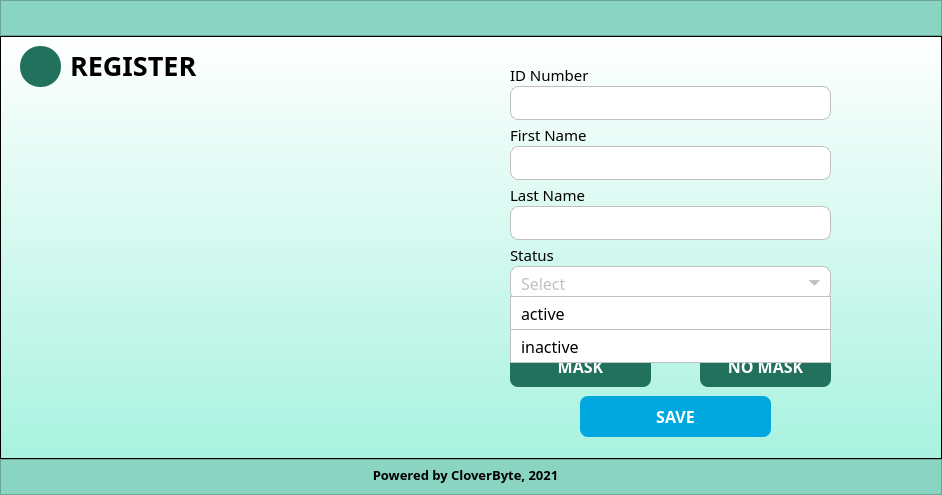
<?xml version="1.0" encoding="UTF-8"?>
<ui version="4.0">
 <class>MainWindow</class>
 <widget class="QMainWindow" name="MainWindow">
  <property name="geometry">
   <rect>
    <x>0</x>
    <y>0</y>
    <width>942</width>
    <height>495</height>
   </rect>
  </property>
  <property name="minimumSize">
   <size>
    <width>942</width>
    <height>495</height>
   </size>
  </property>
  <property name="maximumSize">
   <size>
    <width>942</width>
    <height>495</height>
   </size>
  </property>
  <property name="windowTitle">
   <string>MainWindow</string>
  </property>
  <widget class="QWidget" name="centralwidget">
   <layout class="QVBoxLayout" name="verticalLayout">
    <property name="spacing">
     <number>0</number>
    </property>
    <property name="leftMargin">
     <number>0</number>
    </property>
    <property name="topMargin">
     <number>0</number>
    </property>
    <property name="rightMargin">
     <number>0</number>
    </property>
    <property name="bottomMargin">
     <number>0</number>
    </property>
    <item>
     <widget class="QFrame" name="header">
      <property name="minimumSize">
       <size>
        <width>0</width>
        <height>36</height>
       </size>
      </property>
      <property name="maximumSize">
       <size>
        <width>16777215</width>
        <height>36</height>
       </size>
      </property>
      <property name="styleSheet">
       <string notr="true">background-color: rgb(137, 213, 194)</string>
      </property>
      <property name="frameShape">
       <enum>QFrame::StyledPanel</enum>
      </property>
      <property name="frameShadow">
       <enum>QFrame::Raised</enum>
      </property>
      <widget class="QLabel" name="label_3">
       <property name="geometry">
        <rect>
         <x>10</x>
         <y>5</y>
         <width>81</width>
         <height>31</height>
        </rect>
       </property>
       <property name="styleSheet">
        <string notr="true">background: transparent</string>
       </property>
       <property name="text">
        <string/>
       </property>
       <property name="pixmap">
        <pixmap resource="resources.qrc">:/newPrefix/logo.png</pixmap>
       </property>
       <property name="scaledContents">
        <bool>true</bool>
       </property>
      </widget>
     </widget>
    </item>
    <item>
     <widget class="QFrame" name="frame">
      <property name="styleSheet">
       <string notr="true">QFrame{
background-color: qlineargradient(spread:pad, x1:0.5, y1:1, x2:0.5, y2:0, stop:0 rgba(168, 242, 223, 255), stop:1 rgba(255, 255, 255, 255))
}</string>
      </property>
      <property name="frameShape">
       <enum>QFrame::StyledPanel</enum>
      </property>
      <property name="frameShadow">
       <enum>QFrame::Raised</enum>
      </property>
      <widget class="QPushButton" name="btnSave">
       <property name="geometry">
        <rect>
         <x>580</x>
         <y>360</y>
         <width>191</width>
         <height>41</height>
        </rect>
       </property>
       <property name="minimumSize">
        <size>
         <width>191</width>
         <height>41</height>
        </size>
       </property>
       <property name="font">
        <font>
         <family>Work Sans</family>
         <pointsize>12</pointsize>
         <weight>75</weight>
         <bold>true</bold>
        </font>
       </property>
       <property name="styleSheet">
        <string notr="true">QPushButton{
	background-color: rgb(0,168,223);
	border: none;
	color: rgb(255, 255, 255);
	border-radius: 8px;
}
QPushButton:hover{
	background-color: rgb(31, 211, 166);
}
QPushButton:pressed{
	background-color: rgb(22, 154, 121)
}</string>
       </property>
       <property name="text">
        <string>SAVE</string>
       </property>
       <property name="flat">
        <bool>false</bool>
       </property>
      </widget>
      <widget class="QLabel" name="label_5">
       <property name="geometry">
        <rect>
         <x>510</x>
         <y>210</y>
         <width>389</width>
         <height>17</height>
        </rect>
       </property>
       <property name="font">
        <font>
         <family>Work Sans Medium</family>
         <pointsize>11</pointsize>
         <weight>50</weight>
         <bold>false</bold>
        </font>
       </property>
       <property name="autoFillBackground">
        <bool>false</bool>
       </property>
       <property name="styleSheet">
        <string notr="true">background-color: transparent;</string>
       </property>
       <property name="text">
        <string>Status</string>
       </property>
      </widget>
      <widget class="QLabel" name="label_4">
       <property name="geometry">
        <rect>
         <x>510</x>
         <y>150</y>
         <width>389</width>
         <height>17</height>
        </rect>
       </property>
       <property name="font">
        <font>
         <family>Work Sans Medium</family>
         <pointsize>11</pointsize>
         <weight>50</weight>
         <bold>false</bold>
        </font>
       </property>
       <property name="autoFillBackground">
        <bool>false</bool>
       </property>
       <property name="styleSheet">
        <string notr="true">background-color: transparent;</string>
       </property>
       <property name="text">
        <string>Last Name</string>
       </property>
      </widget>
      <widget class="QPushButton" name="btnMask">
       <property name="geometry">
        <rect>
         <x>700</x>
         <y>310</y>
         <width>131</width>
         <height>41</height>
        </rect>
       </property>
       <property name="minimumSize">
        <size>
         <width>0</width>
         <height>0</height>
        </size>
       </property>
       <property name="font">
        <font>
         <family>Work Sans</family>
         <pointsize>12</pointsize>
         <weight>75</weight>
         <bold>true</bold>
        </font>
       </property>
       <property name="styleSheet">
        <string notr="true">QPushButton{
	background-color: rgb(33, 113, 93);
	border: none;
	color: rgb(255, 255, 255);
	border-radius: 8px;
}
QPushButton:hover{
	background-color: rgb(31, 211, 166);
}
QPushButton:pressed{
	background-color: rgb(22, 154, 121)
}</string>
       </property>
       <property name="text">
        <string>NO MASK</string>
       </property>
       <property name="flat">
        <bool>false</bool>
       </property>
      </widget>
      <widget class="QLabel" name="label">
       <property name="geometry">
        <rect>
         <x>510</x>
         <y>30</y>
         <width>389</width>
         <height>17</height>
        </rect>
       </property>
       <property name="font">
        <font>
         <family>Work Sans Medium</family>
         <pointsize>11</pointsize>
         <weight>50</weight>
         <bold>false</bold>
        </font>
       </property>
       <property name="autoFillBackground">
        <bool>false</bool>
       </property>
       <property name="styleSheet">
        <string notr="true">background-color: transparent;</string>
       </property>
       <property name="text">
        <string>ID Number</string>
       </property>
      </widget>
      <widget class="QLabel" name="label_6">
       <property name="geometry">
        <rect>
         <x>510</x>
         <y>280</y>
         <width>191</width>
         <height>17</height>
        </rect>
       </property>
       <property name="font">
        <font>
         <family>Work Sans Medium</family>
         <pointsize>11</pointsize>
         <weight>50</weight>
         <bold>false</bold>
        </font>
       </property>
       <property name="autoFillBackground">
        <bool>false</bool>
       </property>
       <property name="styleSheet">
        <string notr="true">background-color: transparent;
</string>
       </property>
       <property name="text">
        <string>Select face classification</string>
       </property>
      </widget>
      <widget class="QLabel" name="label_2">
       <property name="geometry">
        <rect>
         <x>510</x>
         <y>90</y>
         <width>389</width>
         <height>17</height>
        </rect>
       </property>
       <property name="font">
        <font>
         <family>Work Sans Medium</family>
         <pointsize>11</pointsize>
         <weight>50</weight>
         <bold>false</bold>
        </font>
       </property>
       <property name="autoFillBackground">
        <bool>false</bool>
       </property>
       <property name="styleSheet">
        <string notr="true">background-color: transparent;</string>
       </property>
       <property name="text">
        <string>First Name</string>
       </property>
      </widget>
      <widget class="QPushButton" name="btnMask">
       <property name="geometry">
        <rect>
         <x>510</x>
         <y>310</y>
         <width>141</width>
         <height>41</height>
        </rect>
       </property>
       <property name="minimumSize">
        <size>
         <width>0</width>
         <height>0</height>
        </size>
       </property>
       <property name="font">
        <font>
         <family>Work Sans</family>
         <pointsize>12</pointsize>
         <weight>75</weight>
         <bold>true</bold>
        </font>
       </property>
       <property name="autoFillBackground">
        <bool>false</bool>
       </property>
       <property name="styleSheet">
        <string notr="true">QPushButton{
	background-color: rgb(33, 113, 93);
	border: none;
	color: rgb(255, 255, 255);
	border-radius: 8px;
}
QPushButton:hover{
	background-color: rgb(31, 211, 166);
}
QPushButton:pressed{
	background-color: rgb(22, 154, 121)
}</string>
       </property>
       <property name="text">
        <string>MASK</string>
       </property>
       <property name="flat">
        <bool>false</bool>
       </property>
      </widget>
      <widget class="QPushButton" name="btnBack">
       <property name="geometry">
        <rect>
         <x>20</x>
         <y>10</y>
         <width>41</width>
         <height>41</height>
        </rect>
       </property>
       <property name="minimumSize">
        <size>
         <width>0</width>
         <height>0</height>
        </size>
       </property>
       <property name="font">
        <font>
         <family>Work Sans</family>
         <pointsize>12</pointsize>
         <weight>75</weight>
         <bold>true</bold>
        </font>
       </property>
       <property name="styleSheet">
        <string notr="true">QPushButton{
	background-color: rgb(33, 113, 93);
	border: none;
	color: rgb(255, 255, 255);
	border-radius: 20px;
}
QPushButton:hover{
	background-color: rgb(46, 159, 131);
}
QPushButton:pressed{
	background-color: rgb(29, 100, 82);
}</string>
       </property>
       <property name="text">
        <string/>
       </property>
       <property name="icon">
        <iconset resource="resources.qrc">
         <normaloff>:/newPrefix/back_white.png</normaloff>:/newPrefix/back_white.png</iconset>
       </property>
       <property name="iconSize">
        <size>
         <width>45</width>
         <height>45</height>
        </size>
       </property>
       <property name="flat">
        <bool>false</bool>
       </property>
      </widget>
      <widget class="QLabel" name="label_7">
       <property name="geometry">
        <rect>
         <x>70</x>
         <y>14</y>
         <width>181</width>
         <height>31</height>
        </rect>
       </property>
       <property name="font">
        <font>
         <family>Work Sans SemiBold</family>
         <pointsize>20</pointsize>
         <weight>75</weight>
         <bold>true</bold>
        </font>
       </property>
       <property name="styleSheet">
        <string notr="true">background-color: transparent;</string>
       </property>
       <property name="text">
        <string>REGISTER</string>
       </property>
      </widget>
      <widget class="QLineEdit" name="lineId">
       <property name="geometry">
        <rect>
         <x>510</x>
         <y>50</y>
         <width>321</width>
         <height>34</height>
        </rect>
       </property>
       <property name="font">
        <font>
         <family>Work Sans</family>
         <pointsize>12</pointsize>
        </font>
       </property>
       <property name="styleSheet">
        <string notr="true">QLineEdit{
	background-color: rgb(255, 255, 255);
	border-style: solid;
    border-width: 1px;
    border-radius: 8px;
    border-color: rgb(192,192,192);
	padding-left: 10px;
	padding-right: 10px; 
}
</string>
       </property>
      </widget>
      <widget class="QLineEdit" name="lineFirstName">
       <property name="geometry">
        <rect>
         <x>510</x>
         <y>110</y>
         <width>321</width>
         <height>34</height>
        </rect>
       </property>
       <property name="font">
        <font>
         <family>Work Sans</family>
         <pointsize>12</pointsize>
        </font>
       </property>
       <property name="styleSheet">
        <string notr="true">QLineEdit{
	background-color: rgb(255, 255, 255);
	border-style: solid;
    border-width: 1px;
    border-radius: 8px;
    border-color: rgb(192,192,192);
	padding-left: 10px;
	padding-right: 10px; 
}
</string>
       </property>
      </widget>
      <widget class="QLineEdit" name="lineLastName">
       <property name="geometry">
        <rect>
         <x>510</x>
         <y>170</y>
         <width>321</width>
         <height>34</height>
        </rect>
       </property>
       <property name="font">
        <font>
         <family>Work Sans</family>
         <pointsize>12</pointsize>
        </font>
       </property>
       <property name="styleSheet">
        <string notr="true">QLineEdit{
	background-color: rgb(255, 255, 255);
	border-style: solid;
    border-width: 1px;
    border-radius: 8px;
    border-color: rgb(192,192,192);
	padding-left: 10px;
	padding-right: 10px; 
}
</string>
       </property>
      </widget>
      <widget class="QLabel" name="labelError">
       <property name="geometry">
        <rect>
         <x>720</x>
         <y>280</y>
         <width>191</width>
         <height>17</height>
        </rect>
       </property>
       <property name="font">
        <font>
         <family>Work Sans Medium</family>
         <pointsize>11</pointsize>
         <weight>50</weight>
         <bold>false</bold>
        </font>
       </property>
       <property name="autoFillBackground">
        <bool>false</bool>
       </property>
       <property name="styleSheet">
        <string notr="true">background-color: transparent;
color:red;</string>
       </property>
       <property name="text">
        <string/>
       </property>
      </widget>
      <widget class="QPushButton" name="statusbtn">
       <property name="geometry">
        <rect>
         <x>510</x>
         <y>230</y>
         <width>321</width>
         <height>34</height>
        </rect>
       </property>
       <property name="minimumSize">
        <size>
         <width>0</width>
         <height>0</height>
        </size>
       </property>
       <property name="font">
        <font>
         <family>Work Sans Medium</family>
         <pointsize>12</pointsize>
         <weight>50</weight>
         <bold>false</bold>
        </font>
       </property>
       <property name="autoFillBackground">
        <bool>false</bool>
       </property>
       <property name="styleSheet">
        <string notr="true">QPushButton{
	background-color: rgb(255, 255, 255);
	border-style: solid;
    border-width: 1px;
    border-radius: 8px;
    border-color: rgb(192,192,192);
	padding-left: 10px;
	padding-right: 10px; 
	color:  rgb(192,192,192);
	text-align: left;
}
QPushButton:hover{
	background-color: rgb(220,220,220);
}
QPushButton:pressed{
	background-color: rgb(220,220,220);
}</string>
       </property>
       <property name="text">
        <string>Select</string>
       </property>
       <property name="flat">
        <bool>false</bool>
       </property>
      </widget>
      <widget class="QPushButton" name="activebtn">
       <property name="geometry">
        <rect>
         <x>510</x>
         <y>260</y>
         <width>321</width>
         <height>34</height>
        </rect>
       </property>
       <property name="font">
        <font>
         <family>Work Sans Medium</family>
         <pointsize>12</pointsize>
         <weight>50</weight>
         <bold>false</bold>
        </font>
       </property>
       <property name="styleSheet">
        <string notr="true">QPushButton{
	background-color: rgb(255, 255, 255);
	color:  rgb(0,0,0);
	border-style: solid;
	border-color: rgb(192,192,192);
	border-width: 1px;
	text-align: left;
	padding-left: 10px;
}
QPushButton:hover{
	background-color: rgb(220,220,220);
}
QPushButton:pressed{
	background-color: rgb(220,220,220);
}</string>
       </property>
       <property name="text">
        <string>active</string>
       </property>
       <property name="autoDefault">
        <bool>true</bool>
       </property>
       <property name="flat">
        <bool>false</bool>
       </property>
      </widget>
      <widget class="QPushButton" name="inactivebtn">
       <property name="geometry">
        <rect>
         <x>510</x>
         <y>293</y>
         <width>321</width>
         <height>34</height>
        </rect>
       </property>
       <property name="font">
        <font>
         <family>Work Sans Medium</family>
         <pointsize>12</pointsize>
         <weight>50</weight>
         <bold>false</bold>
        </font>
       </property>
       <property name="styleSheet">
        <string notr="true">QPushButton{
	background-color: rgb(255, 255, 255);
	color:  rgb(0,0,0);
	border-style: solid;
	border-color: rgb(192,192,192);
	border-width: 1px;
	text-align: left;
	padding-left: 10px;
}
QPushButton:hover{
	background-color: rgb(220,220,220);
}
QPushButton:pressed{
	background-color: rgb(220,220,220);
}</string>
       </property>
       <property name="text">
        <string>inactive</string>
       </property>
       <property name="autoDefault">
        <bool>true</bool>
       </property>
       <property name="flat">
        <bool>false</bool>
       </property>
      </widget>
      <widget class="QLabel" name="label_8">
       <property name="geometry">
        <rect>
         <x>808</x>
         <y>215</y>
         <width>91</width>
         <height>61</height>
        </rect>
       </property>
       <property name="font">
        <font>
         <family>Work Sans Medium</family>
         <pointsize>12</pointsize>
        </font>
       </property>
       <property name="styleSheet">
        <string notr="true">background-color: transparent;
color:  rgb(192,192,192);</string>
       </property>
       <property name="text">
        <string>⏷</string>
       </property>
      </widget>
     </widget>
    </item>
    <item>
     <widget class="QFrame" name="footer">
      <property name="minimumSize">
       <size>
        <width>0</width>
        <height>36</height>
       </size>
      </property>
      <property name="maximumSize">
       <size>
        <width>16777215</width>
        <height>36</height>
       </size>
      </property>
      <property name="styleSheet">
       <string notr="true">background-color: rgb(137, 213, 194)</string>
      </property>
      <property name="frameShape">
       <enum>QFrame::StyledPanel</enum>
      </property>
      <property name="frameShadow">
       <enum>QFrame::Raised</enum>
      </property>
      <widget class="QLabel" name="trademark">
       <property name="geometry">
        <rect>
         <x>340</x>
         <y>-20</y>
         <width>251</width>
         <height>71</height>
        </rect>
       </property>
       <property name="minimumSize">
        <size>
         <width>151</width>
         <height>71</height>
        </size>
       </property>
       <property name="font">
        <font>
         <family>Work Sans SemiBold</family>
         <pointsize>10</pointsize>
         <weight>75</weight>
         <bold>true</bold>
        </font>
       </property>
       <property name="styleSheet">
        <string notr="true">background: transparent</string>
       </property>
       <property name="text">
        <string>Powered by CloverByte, 2021</string>
       </property>
       <property name="alignment">
        <set>Qt::AlignCenter</set>
       </property>
      </widget>
     </widget>
    </item>
   </layout>
  </widget>
 </widget>
 <tabstops>
  <tabstop>btnMask</tabstop>
  <tabstop>btnMask</tabstop>
  <tabstop>btnSave</tabstop>
  <tabstop>btnBack</tabstop>
 </tabstops>
 <resources>
  <include location="resources.qrc"/>
 </resources>
 <connections/>
</ui>
